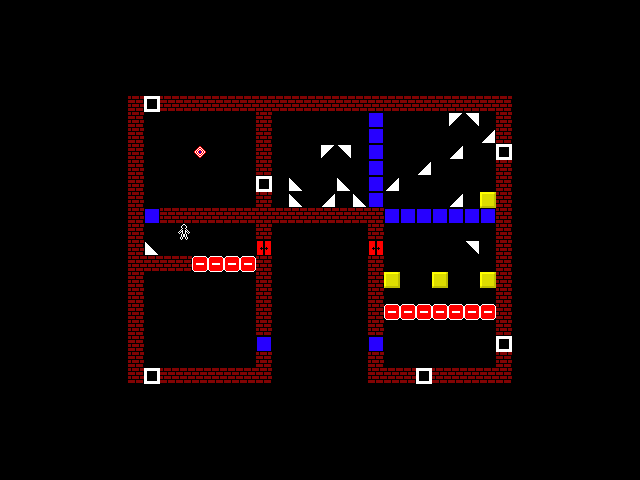

A level layout from a 2D game, rendered from its tile map. Below: a short description, then the map file with tile-grid data replaced by summaries:
An orthogonal 40x30 tile map with 16x16 px tiles, 3 tile layers (tiles, pieces, actors) and 5 objects.

<map version="1.10" tiledversion="1.11.0" orientation="orthogonal" renderorder="right-down" width="40" height="30" tilewidth="16" tileheight="16" infinite="0" nextlayerid="6" nextobjectid="12">
 <tileset firstgid="1" name="tiles" tilewidth="16" tileheight="16" tilecount="81" columns="9">
  <image source="tiles.png" width="144" height="144" />
 </tileset>
 <layer id="1" name="tiles" width="40" height="30">
  <data>[1200 cells, 139 non-empty, 5 distinct tile ids]</data>
 </layer>
 <layer id="2" name="pieces" width="40" height="30">
  <data>[1200 cells, 33 non-empty, 7 distinct tile ids]</data>
 </layer>
 <layer id="3" name="actors" width="40" height="30">
  <data>[1200 cells, 1 non-empty, 1 distinct tile ids]</data>
 </layer>
 <objectgroup id="5" name="connectors">
  <object id="7" x="390.843" y="278.688">
   <polyline points="0,0 62.3082,-127.449" />
  </object>
  <object id="8" x="488.27" y="282.086">
   <polyline points="0,0 -95.7281,-97.4274" />
  </object>
  <object id="9" x="491.102" y="199.953">
   <polyline points="0,0 -113.854,47.5808" />
  </object>
  <object id="10" x="486.571" y="195.421">
   <polyline points="0,0 -226.009,52.1123" />
  </object>
  <object id="11" x="440.123" y="279.821">
   <polyline points="0,0 -142.176,-99.1267" />
  </object>
 </objectgroup>
</map>
